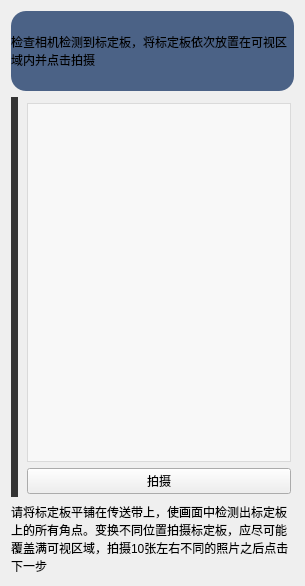
                <widget class="QWidget" name="step2">
                 <property name="styleSheet">
                  <string notr="true">#step2{
	background-color: rgba(255, 170, 0, 0);
}</string>
                 </property>
                 <layout class="QGridLayout" name="gridLayout_3">
                  <item row="0" column="0" colspan="3">
                   <widget class="QLabel" name="label_10">
                    <property name="minimumSize">
                     <size>
                      <width>0</width>
                      <height>80</height>
                     </size>
                    </property>
                    <property name="styleSheet">
                     <string notr="true">QLabel{
	background-color: rgb(75, 98, 134);
	border-radius: 15px;
}</string>
                    </property>
                    <property name="text">
                     <string>检查相机检测到标定板，将标定板依次放置在可视区域内并点击拍摄</string>
                    </property>
                    <property name="wordWrap">
                     <bool>true</bool>
                    </property>
                   </widget>
                  </item>
                  <item row="1" column="2">
                   <widget class="QGroupBox" name="groupBox_8">
                    <property name="maximumSize">
                     <size>
                      <width>300</width>
                      <height>16777215</height>
                     </size>
                    </property>
                    <property name="styleSheet">
                     <string notr="true">QGroupBox{
border: 0px solid;
}</string>
                    </property>
                    <property name="title">
                     <string/>
                    </property>
                    <layout class="QVBoxLayout" name="verticalLayout_4">
                     <property name="spacing">
                      <number>6</number>
                     </property>
                     <property name="leftMargin">
                      <number>0</number>
                     </property>
                     <property name="topMargin">
                      <number>0</number>
                     </property>
                     <property name="rightMargin">
                      <number>0</number>
                     </property>
                     <property name="bottomMargin">
                      <number>0</number>
                     </property>
                     <item>
                      <widget class="QListWidget" name="cal_imglist">
                       <property name="styleSheet">
                        <string notr="true">QListView{
	background-color: rgba(255, 255, 255, 150);
}</string>
                       </property>
                      </widget>
                     </item>
                     <item>
                      <widget class="QPushButton" name="cal_btn_shot">
                       <property name="text">
                        <string>拍摄</string>
                       </property>
                      </widget>
                     </item>
                    </layout>
                   </widget>
                  </item>
                  <item row="1" column="0" colspan="2">
                   <widget class="QLabel" name="label_cam_cal">
                    <property name="minimumSize">
                     <size>
                      <width>0</width>
                      <height>400</height>
                     </size>
                    </property>
                    <property name="styleSheet">
                     <string notr="true">background-color: rgba(0, 0, 0, 200);</string>
                    </property>
                    <property name="alignment">
                     <set>Qt::AlignCenter</set>
                    </property>
                   </widget>
                  </item>
                  <item row="2" column="0" colspan="3">
                   <widget class="QLabel" name="label_11">
                    <property name="minimumSize">
                     <size>
                      <width>0</width>
                      <height>60</height>
                     </size>
                    </property>
                    <property name="text">
                     <string>请将标定板平铺在传送带上，使画面中检测出标定板上的所有角点。变换不同位置拍摄标定板，应尽可能覆盖满可视区域，拍摄10张左右不同的照片之后点击下一步</string>
                    </property>
                    <property name="wordWrap">
                     <bool>true</bool>
                    </property>
                   </widget>
                  </item>
                 </layout>
                </widget>
